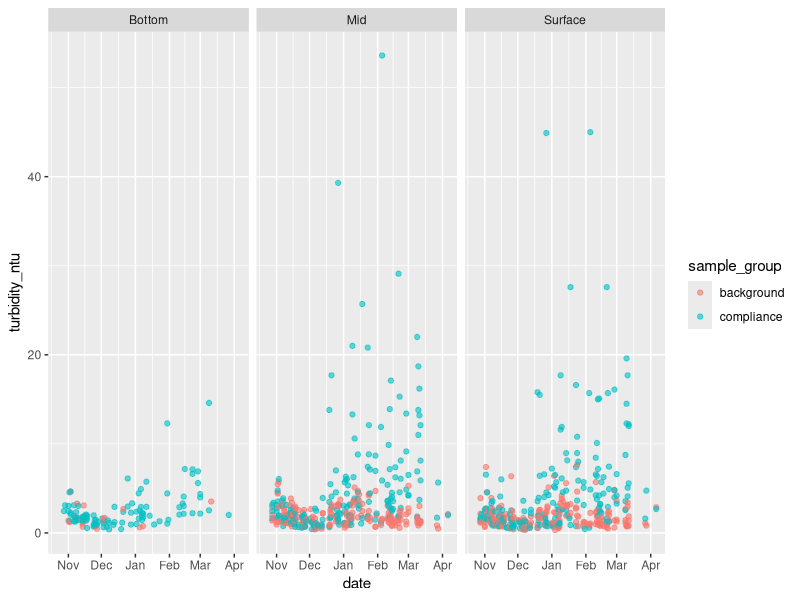
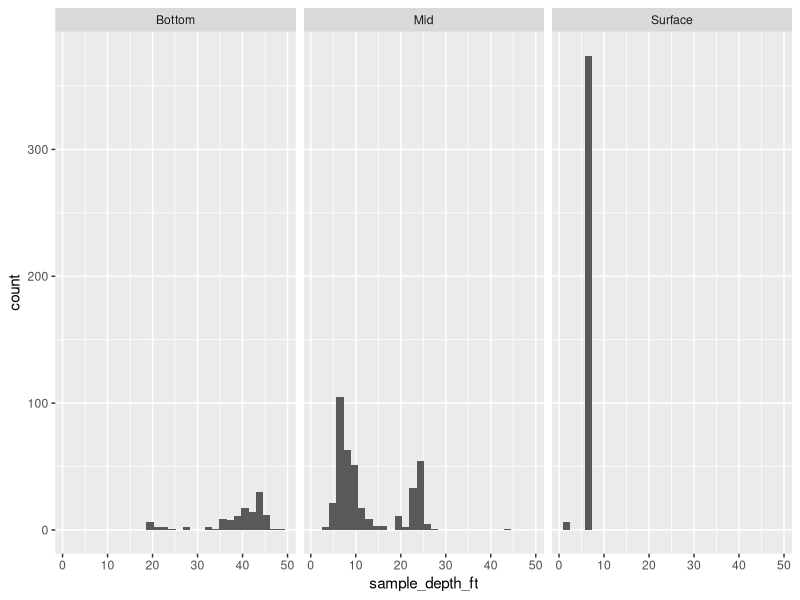
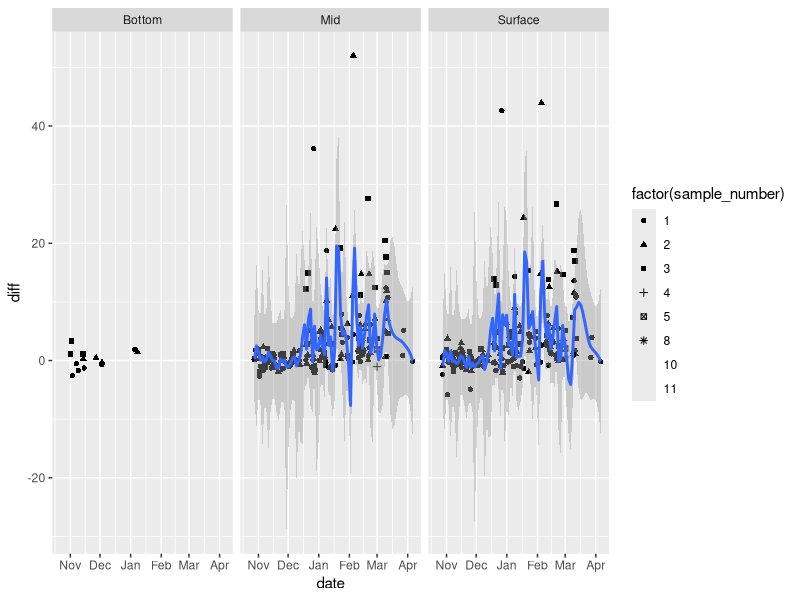
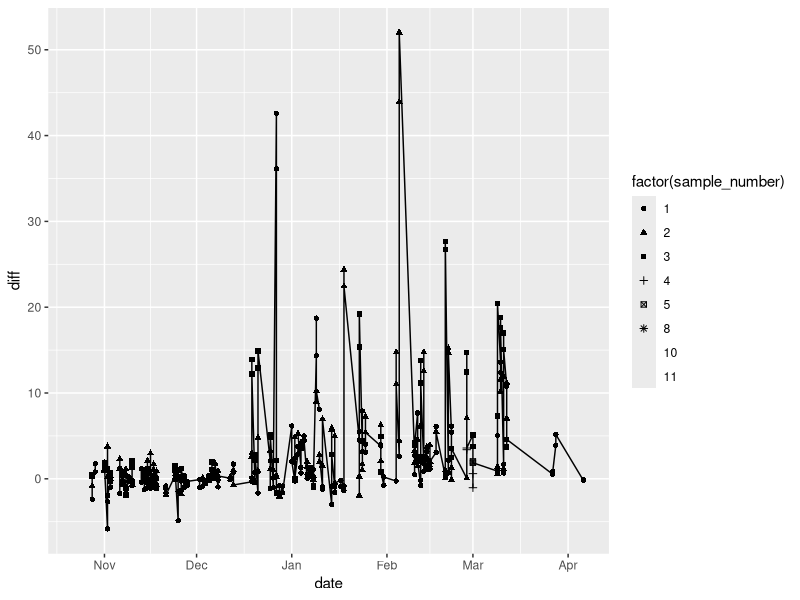
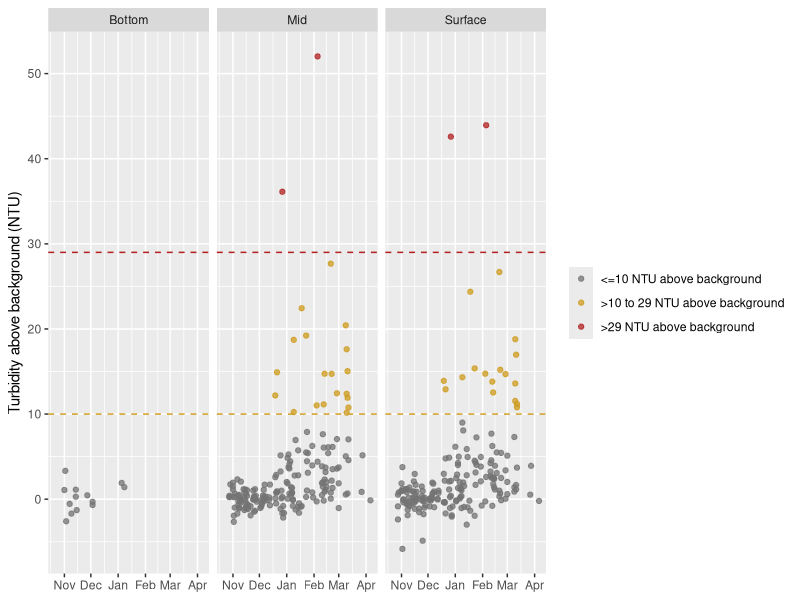

The R script that drew these images, in order:
## ---- chunk 1
library(tidyverse)
## ---- chunk 2
measurements <- read_csv("data/processed/turbidity.csv")

ggplot(measurements, aes(x = date, y = turbidity_ntu)) +
  geom_point(aes(color = sample_group), alpha = 0.6) +
  facet_wrap(~depth_position)

ggplot(measurements, aes(x = sample_depth_ft)) +
  facet_wrap(~depth_position) +
  geom_histogram()




diffs <- measurements %>%
  filter(!is.na(sample_number)) %>%
  select(date, sample_group, sample_number, depth_position, turbidity_ntu) %>%
  pivot_wider(names_from = sample_group, values_from = turbidity_ntu) %>%
  mutate(diff = `compliance` - `background`)



  

ggplot(diffs, aes(x = date, y = diff)) +
  geom_point(aes(shape = factor(sample_number))) +
  facet_wrap(~depth_position) +
  geom_smooth(method = "loess", span = 0.05)


ggplot(filter(diffs, depth_position != "Bottom"), aes(x = date, y = diff)) +
  geom_point(aes(shape = factor(sample_number))) +
  #geom_smooth(method = "loess", span = 0.019) +
  geom_line()


## ---- chunk 3
shutdown_threshold_ntu <- 29
benthic_screen_threshold_ntu <- 10
benthic_trigger_days <- 3
benthic_trigger_radius_m <- 10

turbidity_screen <- diffs %>%
  filter(
    #age_status == "sampled",
    #observed_depth_row,
    #!is.na(turbidity_ntu),
    #!is.na(difference_from_background)
  ) %>%
  mutate(
    shutdown_exceedance = diff > shutdown_threshold_ntu,
    benthic_threshold_exceedance = diff > benthic_screen_threshold_ntu,
    threshold_class = case_when(
      shutdown_exceedance ~ ">29 NTU above background",
      benthic_threshold_exceedance ~ ">10 to 29 NTU above background",
      TRUE ~ "<=10 NTU above background"
    ),
    threshold_class = factor(
      threshold_class,
      levels = c(
        "<=10 NTU above background",
        ">10 to 29 NTU above background",
        ">29 NTU above background"
      )
    )
  )
## ---- chunk 4
shutdown_exceedances <- turbidity_screen %>%
  filter(shutdown_exceedance)

benthic_threshold_exceedances <- turbidity_screen %>%
  filter(benthic_threshold_exceedance)

turbidity_daily_summary <- turbidity_screen %>%
  summarize(
    n_readings = n(),
    n_benthic_threshold_exceedances = sum(benthic_threshold_exceedance, na.rm = TRUE),
    n_shutdown_exceedances = sum(shutdown_exceedance, na.rm = TRUE),
    max_difference_from_background = max(diff, na.rm = TRUE),
    .by = c(date, depth_position)
  ) %>%
  arrange(date, depth_position)

shutdown_exceedances
benthic_threshold_exceedances
turbidity_daily_summary %>% filter(!is.infinite(max_difference_from_background))
## ---- chunk 5
ggplot(
  turbidity_screen,
  aes(x = date, y = diff)
) +
  geom_hline(
    yintercept = benthic_screen_threshold_ntu,
    linetype = "dashed",
    color = "goldenrod3"
  ) +
  geom_hline(
    yintercept = shutdown_threshold_ntu,
    linetype = "dashed",
    color = "firebrick"
  ) +
  geom_point(aes(color = threshold_class), alpha = 0.75) +
  facet_wrap(~depth_position) +
  scale_color_manual(
    values = c(
      "<=10 NTU above background" = "grey45",
      ">10 to 29 NTU above background" = "goldenrod3",
      ">29 NTU above background" = "firebrick"
    )
  ) +
  labs(
    x = NULL,
    y = "Turbidity above background (NTU)",
    color = NULL
  )
## ---- chunk 6
benthic_daily_screen <- turbidity_screen %>%
  filter(benthic_threshold_exceedance) %>%
  mutate(
    # TODO: Replace this placeholder with a station/plume-location identifier,
    # or derive location groups from coordinates using a 10 m radius.
    plume_location_id = "location_not_available"
  ) %>%
  summarize(
    n_exceeding_readings = n(),
    max_difference_from_background = max(diff, na.rm = TRUE),
    .by = c(plume_location_id, date)
  ) %>%
  arrange(plume_location_id, date) %>%
  group_by(plume_location_id) %>%
  mutate(
    consecutive_run = cumsum(date != lag(date, default = first(date)) + days(1))
  ) %>%
  group_by(plume_location_id, consecutive_run) %>%
  mutate(
    consecutive_exceedance_days = n_distinct(date),
    preliminary_benthic_trigger = consecutive_exceedance_days >= benthic_trigger_days
  ) %>%
  ungroup()

preliminary_benthic_trigger_periods <- benthic_daily_screen %>%
  filter(preliminary_benthic_trigger) %>%
  summarize(
    start_date = min(date),
    end_date = max(date),
    consecutive_exceedance_days = n_distinct(date),
    max_difference_from_background = max(max_difference_from_background, na.rm = TRUE),
    total_exceeding_readings = sum(n_exceeding_readings),
    .by = c(plume_location_id, consecutive_run)
  ) %>%
  arrange(start_date)

benthic_daily_screen
preliminary_benthic_trigger_periods
